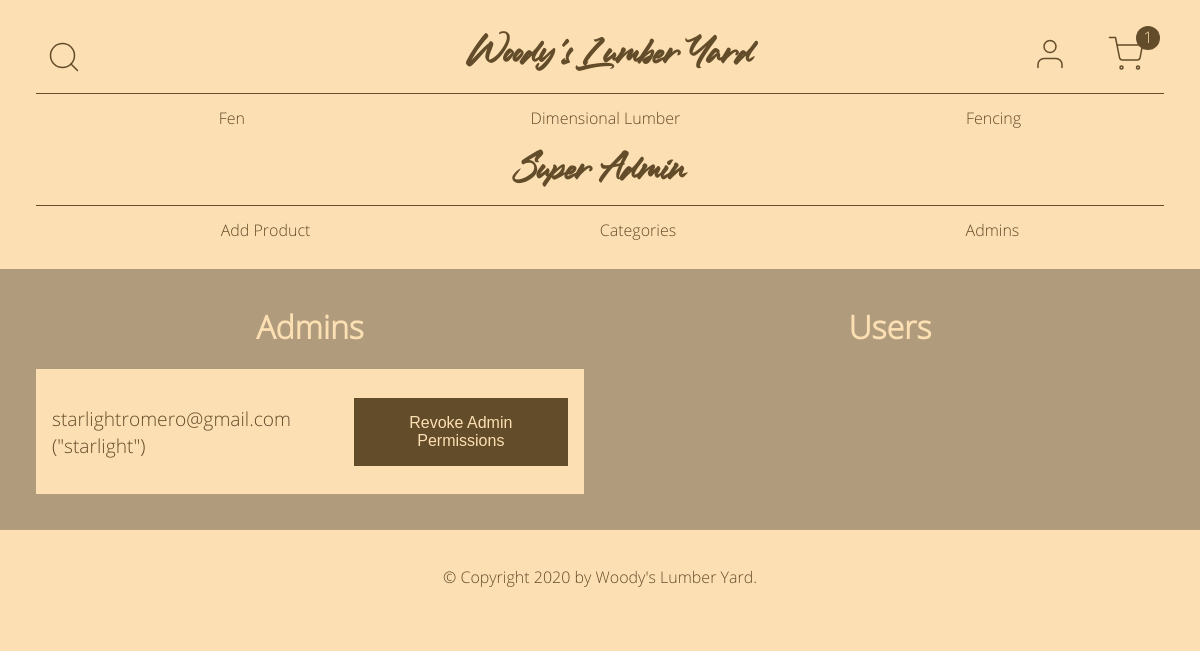
/admin/admins (signed in), run on an earlier commit of the app's database.
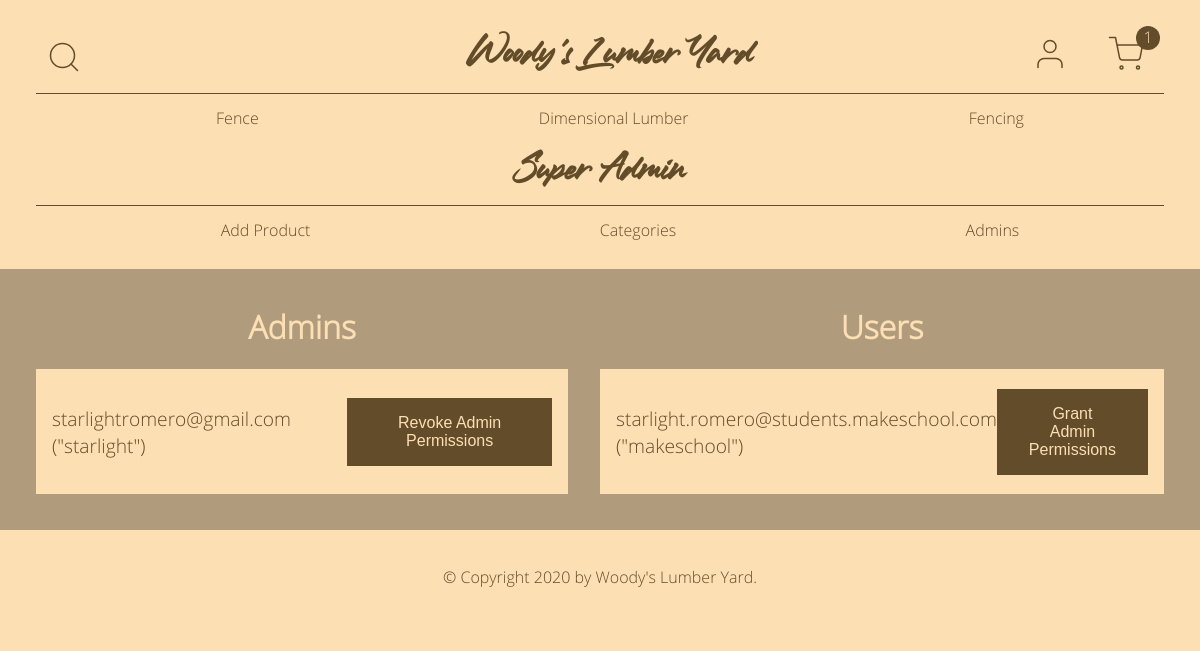
And on a later commit of the database.
### online_store/models.py (models this page shows, shortened)
class Category(db.Model):
    id = db.Column(db.Integer, primary_key=True)
    name = db.Column(db.String(20), nullable=False)
    link = db.Column(db.String(20), nullable=True)
    products = db.relationship("Product", backref="category", lazy=True)
    date_created = db.Column(db.DateTime, default=datetime.utcnow)
    created_by_id = db.Column(db.Integer, db.ForeignKey("user.id"))

class User(db.Model, UserMixin):
    id = db.Column(db.Integer, primary_key=True)
    username = db.Column(db.String(20), unique=True, nullable=False)
    email = db.Column(db.String(120), unique=True, nullable=False)
    image = db.Column(db.String(20), nullable=False, default="default.jpg")
    password = db.Column(db.String(60), nullable=True)
    is_admin = db.Column(db.Boolean, nullable=False, default=False)
    is_superadmin = db.Column(db.Boolean, nullable=False, default=False)
    categories = db.relationship("Category", backref="created_by", lazy=True)
    products = db.relationship("Product", backref="created_by", lazy=True)

### online_store/admin/routes.py (the view)
@admin.route("/admin/admins", methods=["GET", "POST"])
@login_required
@super_admin_required
def show_admins():
    categories = Category.query.all()
    users = (
        User.query.filter_by(is_admin=False)
        .filter_by(is_superadmin=False)
        .all()
    )
    admins = User.query.filter_by(is_admin=True).all()
    context = {
        "title": "Admins",
        "categories": categories,
        "users": users,
        "admins": admins,
    }
    return render_template("admin/admins.html", **context)

### online_store/admin/utils.py (called while the page is built)
def super_admin_required(func):
    @wraps(func)
    def wrapper(*args, **kwargs):
        if current_user.is_superadmin:
            return func(*args, **kwargs)
        else:
            return login_manager.unauthorized()
    return wrapper

### online_store/models.py (called while the page is built)
@login_manager.user_loader
def load_user(user_id):
    return User.query.get(int(user_id))

### online_store/templates/admin/admins.html (shortened to what this page needs)
{% extends "admin/base.html" %}
{% block head %}
{{ super() }}
{% endblock %}
{% block content %}
<div class="roles">
  <div class="admins">
    <h1>Admins</h1>
    {% for admin in admins %}
    <div class="admin">
      <p>{{ admin.email }} ("{{ admin.username }}")</p>
      <button type="button" onclick="revoke({{ admin.id }})">Revoke Admin Permissions</button>
    </div>
    {% endfor %}
  </div>
  <div class="users">
    <h1>Users</h1>
    {% for user in users %}
    <div class="user">
      <p>{{ user.email }} ("{{ user.username }}")</p>
      <button type="button" onclick="grant({{ user.id }})">Grant Admin Permissions</button>
    </div>
    {% endfor %}
  </div>
</div>
{% endblock %}

### online_store/templates/admin/base.html (shortened to what this page needs)
{% extends "base.html" %}
{% block nav %}
<h1><a href="{{ url_for('admin.home') }}">
  {% if current_user.is_superadmin %}
  Super Admin
  {% else %}
  Admin
  {% endif %}
</a></h1>
<nav>
  <ul>
    <li><a href="{{ url_for('admin.add_product') }}">Add Product</a></li>
    <li><a href="{{ url_for('admin.show_categories') }}">Categories</a></li>
    {% if current_user.is_superadmin %}
    <li><a href="{{ url_for('admin.show_admins') }}">Admins</a></li>
    {% endif %}
  </ul>
</nav>
{% endblock %}

### online_store/templates/base.html (shortened to what this page needs)
<!DOCTYPE html>
<html lang="en">
<head>
  {% block head %}
  <link rel="stylesheet" type="text/css" href="{{ url_for('static', filename='css/main.css') }}">
  {% endblock %}
</head>
<body>
  <header>
    <div class="top-row">
      <div class="search">
        <img class="search-btn" src="/static/assets/search.svg" alt="Search Button">
      </div>
      {% if current_user.is_superadmin or current_user.is_admin %}
      <h1><a href="{{ url_for('admin.home') }}">Woody's Lumber Yard</a></h1>
      {% else %}
      <h1><a href="{{ url_for('main.home') }}">Woody's Lumber Yard</a></h1>
      {% endif %}
      <div class="user-icons">
        <a href="{{ url_for('users.account') }}">
          <img src="{{ url_for('static', filename='assets/user.svg') }}" alt="My Account">
        </a>
        <a href="{{ url_for('main.cart') }}">
          <img class="cart" src="{{ url_for('static', filename='assets/shopping-cart.svg') }}" alt="Shopping Cart">
          <div class="circle">1</div>
        </a>
      </div>
    </div>
    {% if categories %}
    <nav>
      <ul>
        {% for category in categories %}
        <li><a href="/category/{{ category.link }}">{{ category.name }}</a></li>
        {% endfor %}
      </ul>
    </nav>
    {% endif %}
    {% block nav %}{% endblock %}
  </header>
  <main>
    {% block content %}{% endblock %}
  </main>
  <footer>
    <p>&copy; Copyright 2020 by <a href="/">Woody's Lumber Yard</a>.</p>
  </footer>
</body>
</html>

### online_store/static/css/main.css (style rules this page uses)
body main button, body main .product-grid .product-item button, body main .product-grid .product-item .product-form input[type=submit], body main .product-detail .product-detail-text button, body main .categories .category-list .category-item button, body main .full-form input[type=submit], body footer button { -ms-appearance: none; -moz-appearance: none; -webkit-appearance: none; appearance: none; padding: 1rem 2rem; display: inline-block; border: none; margin: 0; text-decoration: none; background: #634C29; color: #FCDFB3; font-size: 1rem; cursor: pointer; text-align: center; transition: background 150ms ease-in-out, transform 50ms ease; }
* { box-sizing: border-box; }
body { background-color: #FCDFB3; color: #634C29; font-family: "Open-Sans", sans-serif; margin: 0; text-align: center; }
body header { background-color: #FCDFB3; padding: 36px; padding-bottom: 0; }
body header .top-row { display: flex; flex-direction: row; justify-content: center; align-items: center; justify-content: space-between; }
body header .top-row .search { display: flex; flex-direction: row; justify-content: center; align-items: center; flex-basis: 33%; justify-content: flex-start; margin: 0 10px; }
body header .top-row .search img { height: 36px; cursor: pointer; }
body header .top-row .user-icons { padding: 0; margin: 0; }
body header .top-row .user-icons .circle { display: block; position: absolute; color: #FCDFB3; background-color: #634C29; border-radius: 50%; height: 24px; width: 24px; top: 26px; right: 40px; }
body header .top-row .user-icons a { margin: 0 10px; text-decoration: none; }
body header .top-row .user-icons a img { height: 36px; }
body header h1 { flex-basis: 33%; font-family: "Ledgewood", sans-serif; margin: 0; text-align: center; justify-self: center; }
body header h1 a { color: #634C29; text-decoration: none; }
body header .user-icons { display: flex; flex-direction: row; justify-content: center; align-items: center; justify-content: flex-end; flex-basis: 33%; }
body header .user-icons img { margin: 0 10px; }
body header nav { margin: 0; }
body header nav ul { align-items: center; border-top: 1px solid #634C29; display: flex; flex-direction: row; height: 3rem; justify-content: space-around; }
body header nav ul li { display: flex; }
body header nav ul li a { color: #634C29; text-decoration: none; }
body main { background-color: #B09C7D; padding: 20px; }
body main h1 { color: #FCDFB3; font-size: 2rem; margin-top: 0; }
body main button { width: 100%; }
body main .roles { display: flex; flex-direction: row; justify-content: center; align-items: center; align-items: flex-start; justify-content: space-around; }
body main .roles .admins, body main .roles .users { display: flex; flex-direction: column; justify-content: center; align-items: center; width: 100%; padding: 1rem; }
body main .roles .admins .admin, body main .roles .admins .user, body main .roles .users .admin, body main .roles .users .user { display: flex; flex-direction: row; justify-content: center; align-items: center; justify-content: space-between; background-color: #FCDFB3; width: 100%; padding: 1rem; }
body main .roles .admins .admin p, body main .roles .admins .user p, body main .roles .users .admin p, body main .roles .users .user p { flex-basis: 55; font-size: 1.2rem; text-align: left; }
body main .roles .admins .admin button, body main .roles .admins .user button, body main .roles .users .admin button, body main .roles .users .user button { flex-basis: 45%; }
body footer { background-color: #FCDFB3; padding: 20px; }
body footer p a { color: #634C29; text-decoration: none; }

What changed in the data, as far as the page shows it:
changed Category: name "Fen" → "Fence"
added User: email "starlight.romero@students.makeschool.com", username "makeschool", shown under "Users"
